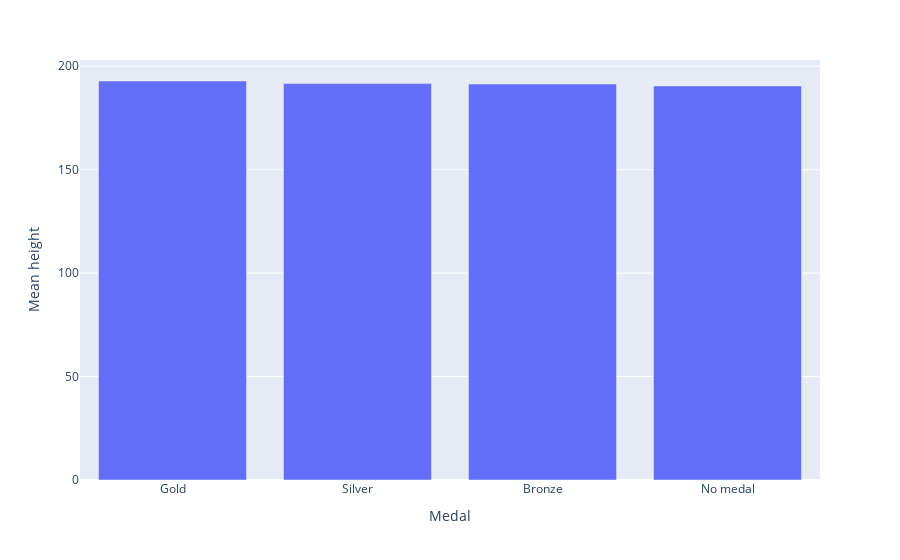

This figure's notebook cell:
### Code cell
l = SportStatistics()
o = l.height_basketball()
o = o.to_json()
k = pd.read_json(o)
px.bar(k, x="Medal", y="Mean height")

### Figure 1 — Plotly figure (JSON) as saved in the notebook; plotly's stock layout.template omitted (floating-point values rounded to 4 significant figures)
{"data": [{"alignmentgroup": "True", "hovertemplate": "Medal=%{x}<br>Mean height=%{y}<extra></extra>", "legendgroup": "", "marker": {"color": "#636efa", "pattern": {"shape": ""}}, "name": "", "offsetgroup": "", "orientation": "v", "showlegend": false, "textposition": "auto", "type": "bar", "x": ["Gold", "Silver", "Bronze", "No medal"], "xaxis": "x", "y": [192.9, 191.6, 191.4, 190.5], "yaxis": "y"}], "layout": {"barmode": "relative", "legend": {"tracegroupgap": 0}, "margin": {"t": 60}, "xaxis": {"anchor": "y", "domain": [0, 1], "title": {"text": "Medal"}}, "yaxis": {"anchor": "x", "domain": [0, 1], "title": {"text": "Mean height"}}}}
